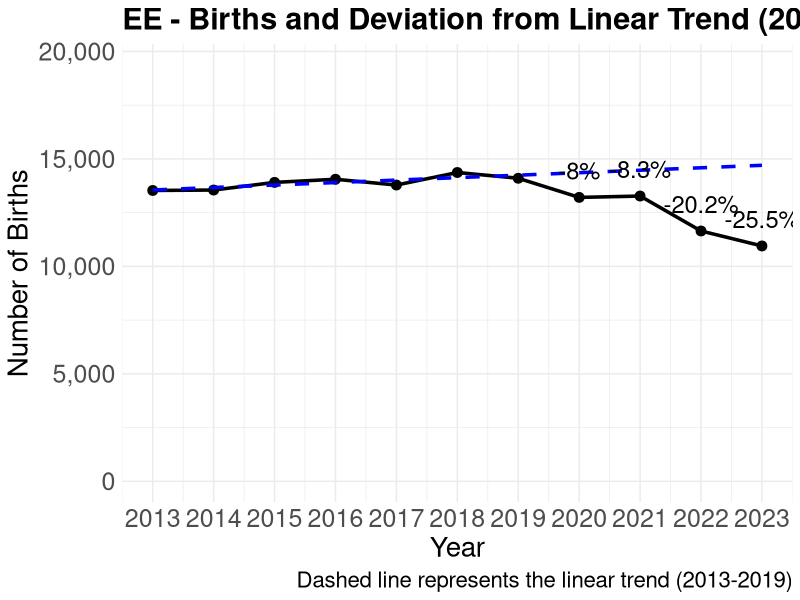

The R source for this figure:
library(ggplot2)
library(scales)

# Births data
years <- 2013:2023
births <- c(13531, 13551, 13907, 14053, 13784, 14367, 14099, 13209, 13272, 11646, 10949)

data <- data.frame(year = years, births = births)
data$births <- as.integer(data$births)

# Fits a linear model to data from 2013 to 2019
fit <- lm(births ~ year, data = data[data$year <= 2019,])

# Predicts births for the years 2020 to 2023
data$predicted <- predict(fit, newdata = data)

# Calculates the percentage deviation for the years 2020 to 2023
data$deviation <- with(data, 100 * (births - predicted) / predicted)

# Creates plot
ggplot(data, aes(x = year, y = births)) +
  geom_line(size = 1.2) +
  geom_point(size = 3) +
  geom_line(aes(y = predicted), linetype = "dashed", color = "blue", size = 1.2) +
  geom_text(aes(label = ifelse(year >= 2020, paste0(round(deviation, 1), "%"), "")),
            vjust = -1, size = 6) +
  labs(title = "EE - Births and Deviation from Linear Trend (2013-2019)",
       x = "Year",
       y = "Number of Births",
       caption = "Dashed line represents the linear trend (2013-2019)") +
  theme_minimal() +
  scale_x_continuous(breaks = years) +
  scale_y_continuous(labels = scales::comma, limits = c(0, max(data$births) + 5000)) +
  theme(
    text = element_text(size = 18),
    plot.title = element_text(size = 22, face = "bold"),
    axis.title = element_text(size = 20),
    axis.text = element_text(size = 18),
    legend.title = element_text(size = 20),
    legend.text = element_text(size = 18),
    plot.caption = element_text(size = 16)
  )
